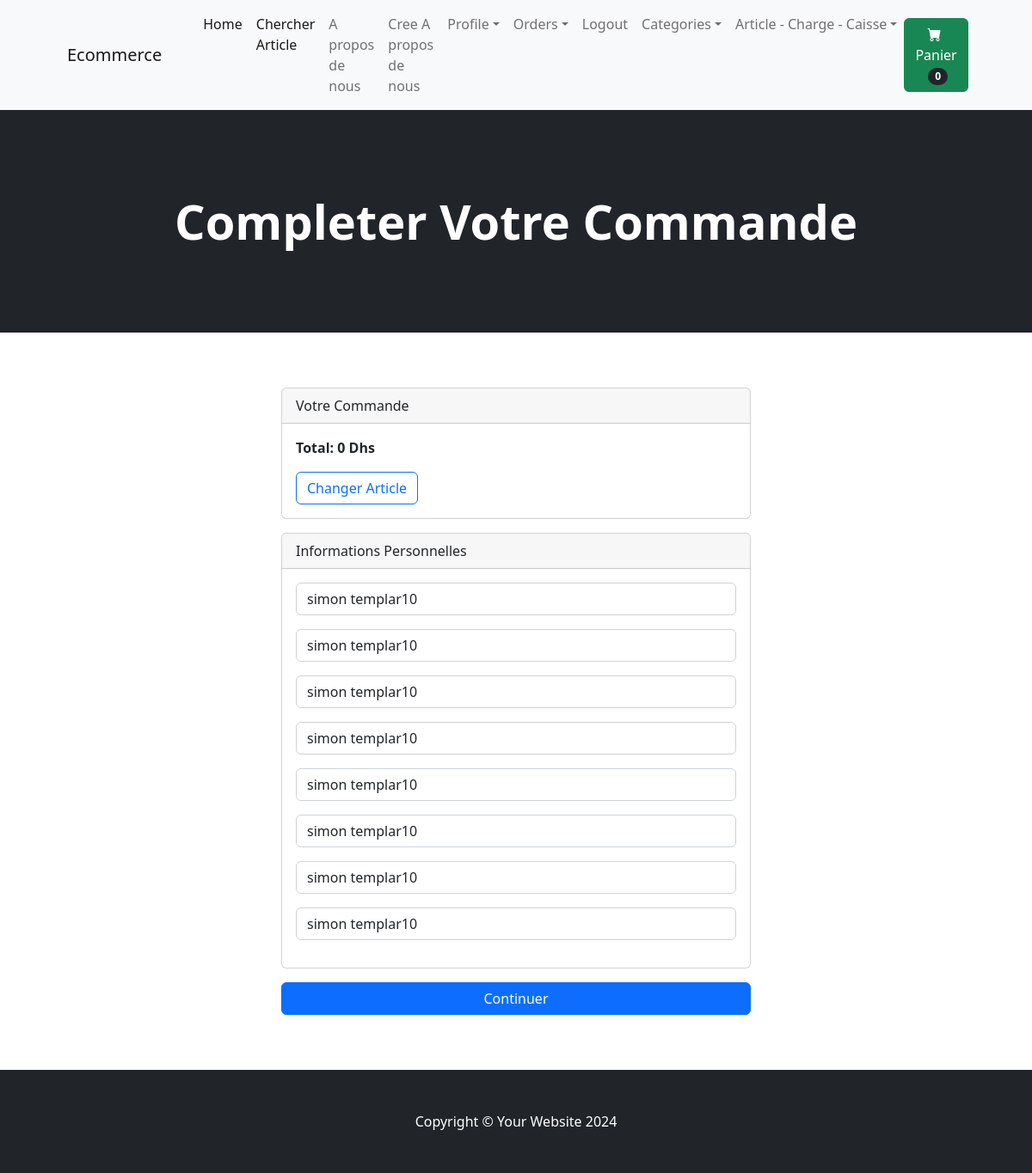
The app's page /payment/checkout (signed in) with its own data.
### payment_app/models.py (models this page shows, shortened)
class ShippingAddress(models.Model):
    user = models.ForeignKey(User, on_delete=models.CASCADE, null=True, blank=True)
    shipping_full_name = models.CharField(max_length=255, null=True, blank=True)
    shipping_email = models.CharField(max_length=255, null=True, blank=True)
    shipping_address1 = models.CharField(max_length=255, null=True, blank=True)
    shipping_address2 = models.CharField(max_length=255, null=True, blank=True)
    shipping_city = models.CharField(max_length=255, null=True, blank=True)
    shipping_state = models.CharField(max_length=255, null=True, blank=True)
    shipping_zipcode = models.CharField(max_length=255, null=True, blank=True)
    shipping_country = models.CharField(max_length=255, null=True, blank=True)
    class Meta:
        verbose_name_plural = "Shipping Address"

### payment_app/views.py (the view)
# urls.py: path('checkout', views.checkout, name='checkout'),
def checkout(request):
    cart = Cart(request)
    cart_products = cart.get_prods
    quantities= cart.get_quants
    totals = cart.cart_total()
    if request.user.is_authenticated:
        shipping_user = ShippingAddress.objects.get(user__id=request.user.id)
        shipping_form = ShippingForm(request.POST or None, instance=shipping_user)
        context={'cart_products':cart_products, 'quantities':quantities, 'totals':totals, 'shipping_form':shipping_form}
        return render(request, "payment_app/checkout.html", context)
    else:
        shipping_form = ShippingForm(request.POST or None)
        context={'cart_products':cart_products, 'quantities':quantities, 'totals':totals, 'shipping_form':shipping_form}
        return render(request, "payment_app/checkout.html", context)
    context={'cart_products':cart_products, 'quantities':quantities, 'totals':totals}
    return render(request, "payment_app/checkout.html", context)

### cart_app/cart.py (called while the page is built, shortened)
    def cart_total(self):
        product_ids=self.cart.keys()
        products=Product.objects.filter(id__in=product_ids)
        quantities = self.cart
        total=0
        return total

    def __len__(self):
        return len(self.cart)

    def get_prods(self):
        product_ids=self.cart.keys()
        products = Product.objects.filter(id__in=product_ids)
        return products

### cart_app/context_processors.py (called while the page is built)
def cart(request):
    context={'cart':Cart(request)}
    return context

### payment_app/templates/payment_app/checkout.html (shortened to what this page needs)
{% extends 'store_app/base.html' %}
{% block content %}
        <header class="bg-dark py-5">
            <div class="container px-4 px-lg-5 my-5">
                <div class="text-center text-white">
                    <h1 class="display-4 fw-bolder">Completer Votre Commande</h1>
                </div>
            </div>
        </header>
        <section class="py-5">
            <div class="container">
                <div class="row">
                    <div class="col-md-6 offset-md-3 mt-3 mb-3">
                        <div class="card">
                            <div class="card-header">
                              Votre Commande
                            </div>
                            <div class="card-body">
                                <strong>Total:   {{totals}} Dhs </strong>
                                <br>
                                <a href="{% url 'cart_summary' %}" class="btn btn-outline-primary mt-3">Changer Article</a>
                            </div>
                          </div>
                          <div class="card mt-3">
                            <div class="card-header">
                              Informations Personnelles
                            </div>
                            <div class="card-body">
                              <form action="{% url 'billing_info' %}" method="post">
                              {{ shipping_form.as_p }}
                            </div>
                          </div>
                          <button type="submit" class="btn btn-primary mt-3 w-100">Continuer</button>
                    </div>
                </div>
            </div>
        </section>
{% endblock %}

### records on screen
ShippingAddress: shipping_full_name "simon templar10", shipping_email "simon templar10", shipping_address1 "simon templar10", shipping_address2 "simon templar10", shipping_city "simon templar10", shipping_state "simon templar10", shipping_zipcode "simon templar10", shipping_country "simon templar10"

### other values on screen
{{ cart|length }} "0"
{{ totals }} "0"
